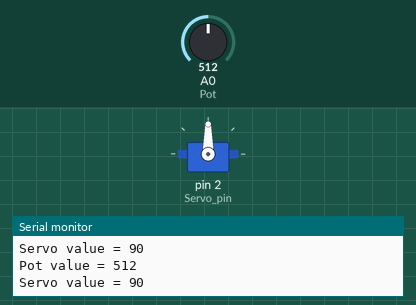
The sketch below on a simulated Arduino Uno, built with avr-gcc and run on an emulated ATmega328P. On the bench: servo, the last lines printed to the serial monitor. Inputs (shaded band) come from the test bench; at power-on: A0 (Pot) = 512.

Above: at 1.7 s.
1.8 s: A0 (Pot) set to 553
At 3.0 s:
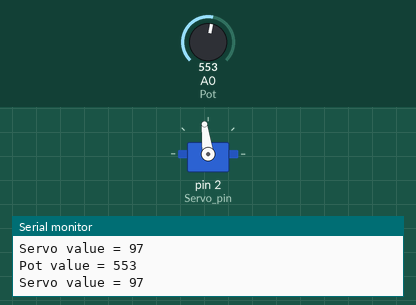
4.8 s: A0 (Pot) set to 576
At 5.3 s:
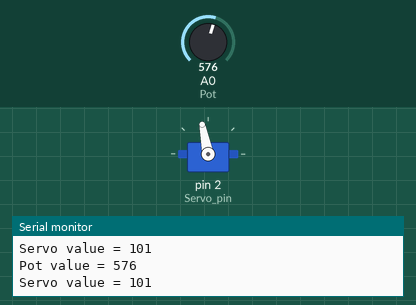
6.3 s: A0 (Pot) set to 716
At 7.3 s:
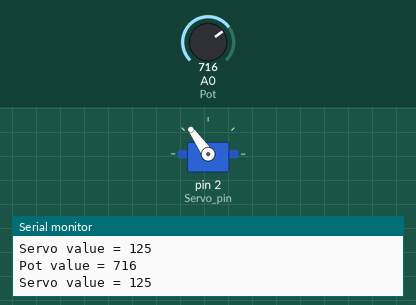
7.8 s: A0 (Pot) set to 900
At 8.6 s:
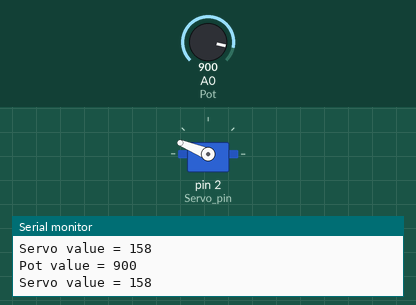
9.3 s: A0 (Pot) set to 1023
At 10.0 s:
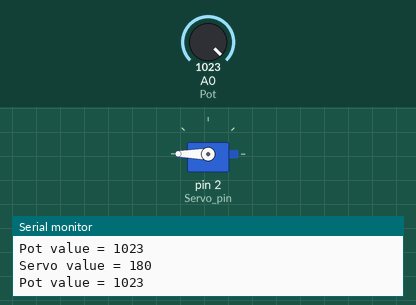
10.8 s: A0 (Pot) set to 983
At 12.2 s:
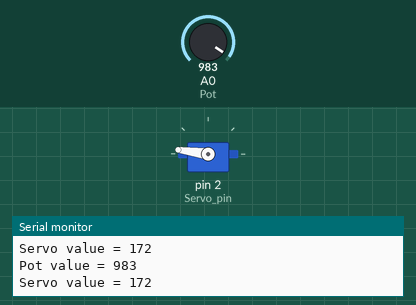
Timing chart, 0 to 13.3 s (numbered marks = the images above; inputs shaded):
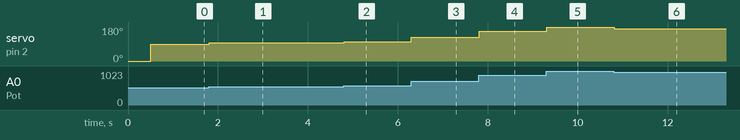

Measured:
- after the input at 1.8 s, servo on pin 2 (Servo_pin): 90° → 97° at once
- after the input at 4.8 s, servo on pin 2 (Servo_pin): 97° → 101° at once
- after the input at 6.3 s, servo on pin 2 (Servo_pin): 101° → 125° at once
- after the input at 7.8 s, servo on pin 2 (Servo_pin): 125° → 158° at once
- after the input at 9.3 s, servo on pin 2 (Servo_pin): 158° → 180° at once
- after the input at 10.8 s, servo on pin 2 (Servo_pin): 180° → 172° at once

The sketch:

L3_Servo.ino
```cpp
#include<Servo.h> // Servo library

Servo my_servo; // Declare servo device

#define Pot A0
#define Servo_pin 2

void setup() {
  // put your setup code here, to run once:
  pinMode(Pot, INPUT);
  pinMode(Servo_pin, OUTPUT);

  Serial.begin(115200);
  Serial.println("Program Start");

  my_servo.attach(Servo_pin); // Attach servo to a specific pin
  my_servo.write(0); // Send the desired position 0 degree

  delay(500); // Delay 500 ms
}

void loop() {
  // put your main code here, to run repeatedly:
  int Pot_val = analogRead(Pot);                // reads the value of the potentiometer (value between 0 and 1023)

  Serial.print("Pot value = "); Serial.println(Pot_val);
  Pot_val = map(Pot_val, 0, 1023, 0, 180);      // scale it for use with the servo (value between 0 and 180)
  Serial.print("Servo value = "); Serial.println(Pot_val);

  my_servo.write(Pot_val);                     // sets the servo position according to the scaled value
  delay(15);                                   // waits for the servo to get there
}
```
